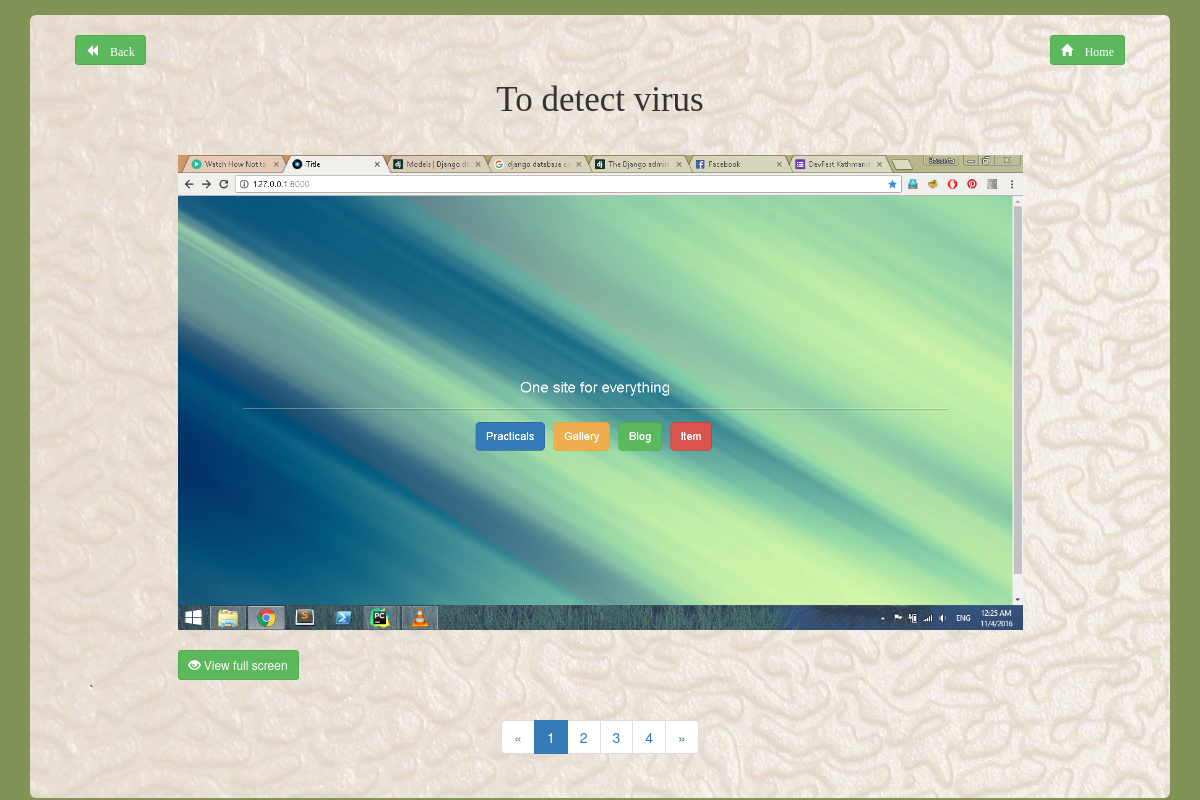
/practicals/5/, run on the app's committed database.
### practicals/models.py (models this page shows, shortened)
class Practical(models.Model):
    title = models.CharField(max_length=500)
    subject = models.ForeignKey(Subject, on_delete=models.CASCADE)
    def __str__(self):
        return self.title

class Photo(models.Model):
    practical = models.ForeignKey(Practical, blank=False, on_delete=models.CASCADE)
    index = models.IntegerField()
    image = models.ImageField()

### practicals/views.py (the view)
# urls.py: url(r'^(?P<practical_id>[0-9]+)/$', views.detail, name='detail'),
def detail(request, practical_id):
    photo = Photo.objects.filter(practical=practical_id)
    practical = get_object_or_404(Practical, pk=practical_id)
    paginator= Paginator(photo,1)
    page = request.GET.get('page')
    try:
       photo = paginator.page(page)
    except PageNotAnInteger:
       photo = paginator.page(1)
    except EmptyPage:
       photo = paginator.page(paginator.num_pages)
    return render(request, 'practicals/detail.html',{'photo':photo, 'practical':practical})

### practicals/templates/practicals/detail.html (shortened to what this page needs)
{% extends 'practicals/base.html' %}
{% block body %}
    <div class="row">
    <div class="back-btn">
        <a href="{% url 'practicals:index' %}">
            <button type="button" class="btn btn-success btn-sm">
                <span class="glyphicon glyphicon-backward"> Back</span>
            </button>
        </a>
    </div>
    <div class="home-btn">
        <a href="{% url 'main_menu:index' %}">
        <button type="button" class="btn btn-success btn-sm">
            <span class="glyphicon glyphicon-home"> Home</span>
        </button>
        </a>
    </div>
    <br><br>
{% for phot in photo %}
    <div class="heading">{{ practical }}</div>
        <div class="col-md-offset-1 col-md-10">
            {% if phot.image %}
                 <img src="{{ phot.image.url }}" class="img-responsive">
             {% else %}
                 <h3>No image to display</h3>
            {% endif %}
            <br>
            <a target="_blank" href="{{ phot.image.url }}">
                <button type="button" class="btn btn-success btn-sm">
                    <span class="glyphicon glyphicon-eye-open"></span>&nbsp;View full screen
                </button>
            </a>
        </div>
    </div>
    `{% endfor %}
    <nav>
    <div class="text-center">
    <ul class="pagination pagination-centered">
        {% if photo.has_previous %}
                <li><a href="?page={{ photo.previous_page_number }}">&laquo;</a></li>
            {% else %}
                <li class="disabled"><span>&laquo;</span></li>
            {% endif %}
        {% for i in photo.paginator.page_range %}
         {% if photo.number == i %}
            <li class="active"><span>{{ i }} <span class="sr-only">(current)</span></span></li>
         {% else %}
             <li><a href="?page={{ i }}">{{ i }}</a></li>
         {% endif %}
        {% endfor %}
        {% if photo.has_next %}
                <li><a href="?page={{ photo.next_page_number }}">&raquo</a></li>
            {% else %}
                <li class="disabled"><span>&raquo;</span></li>
            {% endif %}
    </ul>
    </div>
    </nav>
{% endblock %}

### practicals/static/practicals/css/style.css (style rules this page uses)
body { background-color: #829356; }
.home-btn { float: right; }
.back-btn { float: left; }
.heading { font-size: 2.5em; font-family: 'Tillana', cursive; text-align: center; padding-bottom: 30px; }

### data on the page
Photo: image (picture)
Practical: title "To detect virus"

### other printed values
{{ i }} "1"
{{ i }} "2" "3" "4"
